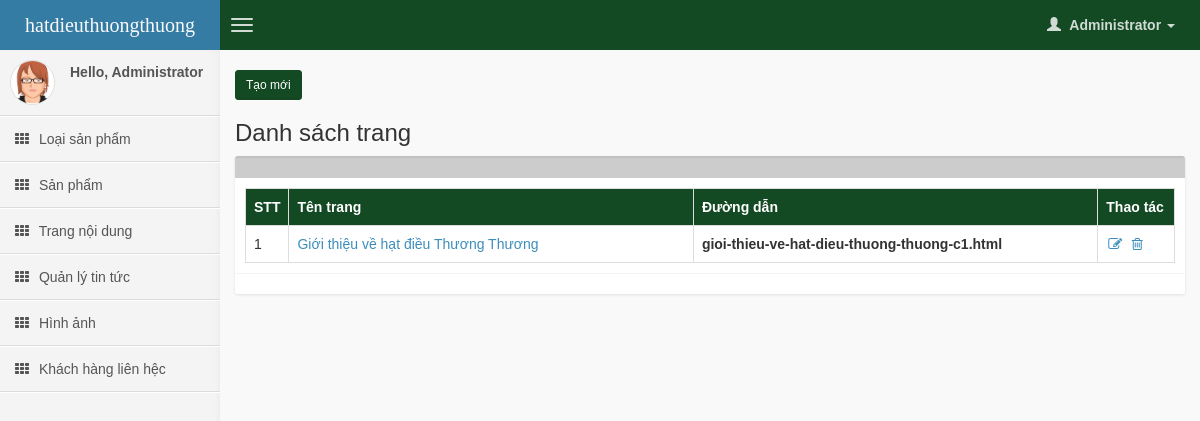
The page /backend/index.php?mod=page&act=list (signed in) on the database its author committed.
### tables this page shows
CREATE TABLE `pages` (
  `id` int(11) NOT NULL AUTO_INCREMENT,
  `page_name` varchar(255) NOT NULL,
  `page_alias` varchar(255) DEFAULT NULL,
  `category_id` int(11) NOT NULL,
  `image_url` varchar(255) DEFAULT NULL,
  `description` varchar(255) DEFAULT NULL,
  `content` text,
  `is_hot` tinyint(1) DEFAULT NULL,
  `meta_title` varchar(255) DEFAULT NULL,
  `meta_description` varchar(255) DEFAULT NULL,
  `meta_keyword` varchar(255) DEFAULT NULL,
  `created_at` int(11) DEFAULT NULL,
  `updated_at` int(11) DEFAULT NULL,
  `status` tinyint(1) DEFAULT NULL,
  PRIMARY KEY (`id`)
);

### backend/model/Backend.php (called while the page is built, shortened)
<?php
class Backend {
    function getListPage($is_hot=-1) {
        try{
            $arrReturn = array();
            $sql = "SELECT * FROM pages WHERE (is_hot = $is_hot OR $is_hot = -1) ";
            $rs = mysql_query($sql) or die(mysql_error());
            while($row =mysql_fetch_assoc($rs)){
                $arrReturn[$row['id']] =  $row;
            }
        }catch(Exception $ex){
            $arrLog = array('time'=>date('d-m-Y H:i:s'),'model'=> 'Page','function' => 'getListPage' , 'error'=>$ex->getMessage(),'sql'=>$sql);
            $this->logError($arrLog);
        }
        return $arrReturn;
    }
}
?>

### backend/view/page/list.php (the view, shortened to what this page needs)
<?php
require_once "model/Backend.php";
$model = new Backend;
$arrList = $model->getListPage(-1);
?>
<div class="row">
    <div class="col-md-12">
    <button class="btn btn-primary btn-sm right" onclick="location.href='index.php?mod=page&act=form'">Tạo mới</button>
         <div class="box-header">
                <h3 class="box-title">Danh sách trang</h3>
            </div>
        <div class="box">
            <div class="box_search">
            </div>
            <div class="box-body">
                <table class="table table-bordered table-striped" id="tbl_list">
                    <tbody><tr>
                        <th style="width: 1%">STT </th>
                        <th width="300">Tên trang</th>
                        <th width="300">Đường dẫn</th>
                        <th style="width: 40px">Thao tác</th>
                    </tr>
                    <?php
                    $i = 0;
                    if(!empty($arrList)){
                    foreach($arrList as $row){
                    $i++;
                    ?>
                    <tr>
                        <td><?php echo $i; ?></td>
                        <td>
                            <a href="index.php?mod=page&act=form&id=<?php echo $row['id']; ?>">
                                <?php echo $row['page_name']; ?>
                            </a>
                        </td>
                        <td><b><?php echo $row['page_alias'];?>-c<?php echo $row['id'];?>.html</b></td>
                        <td style="white-space:nowrap">
                            <a href="index.php?mod=page&act=form&id=<?php echo $row['id']; ?>" title="Click để chỉnh sửa">
                                <i class="fa fa-fw fa-edit"></i>
                            </a>
                            <a title="Click để xóa" href="javascript:;" alias="<?php echo $row['page_name']; ?>" id="<?php echo $row['id']; ?>" mod="page" class="link_delete" >
                                <i class="fa fa-fw fa-trash-o"></i>
                            </a>
                        </td>
                    </tr>
                    <?php } }else{ ?>
                    <tr>
                        <td colspan="8" class="error_data">Không tìm thấy dữ liệu!</td>
                    </tr>
                    <?php } ?>
                </tbody></table>
            </div>
            <div class="box-footer clearfix">
            </div>
        </div>
    </div>
</div>

### rows shown on the page
pages: page_name "Giới thiệu về hạt điều Thương Thương", page_alias "gioi-thieu-ve-hat-dieu-thuong-thuong", id "1"

### other values the page prints
$_SESSION['full_name'] "Administrator"
